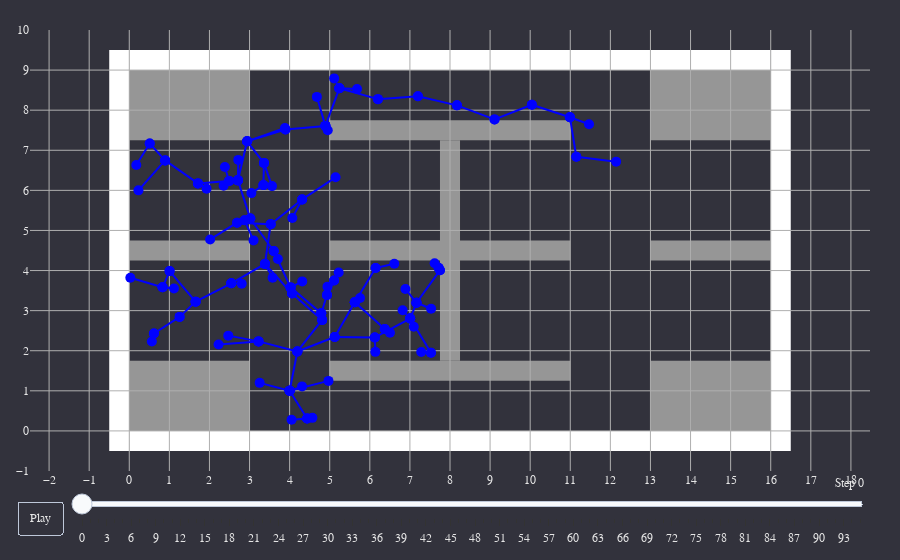

The notebook cell saved with this chart:
### Code cell
start_pos = np.array([4,1])
goal_pos = np.array([13,6])
path, rrt_tree = RRT(start_pos, goal_pos, env)
# path = smooth_path(path, env)
visualize_tree(env, rrt_tree)

### Figure 1 — Plotly figure (JSON) as saved in the notebook; plotly's stock layout.template omitted (floating-point values rounded to 4 significant figures)
{"data": [{"marker": {"color": "Blue", "size": 10}, "mode": "lines+markers", "showlegend": false, "type": "scatter", "x": [4], "y": [1]}, {"marker": {"color": "Blue", "size": 10}, "mode": "lines+markers", "showlegend": false, "type": "scatter", "x": [4.192, 4], "y": [1.981, 1]}, {"marker": {"color": "Blue", "size": 10}, "mode": "lines+markers", "showlegend": false, "type": "scatter", "x": [4.969, 4], "y": [1.248, 1]}, {"marker": {"color": "Blue", "size": 10}, "mode": "lines+markers", "showlegend": false, "type": "scatter", "x": [5.124, 4.192], "y": [2.343, 1.981]}, {"marker": {"color": "Blue", "size": 10}, "mode": "lines+markers", "showlegend": false, "type": "scatter", "x": [4.811, 4.192], "y": [2.767, 1.981]}, {"marker": {"color": "Blue", "size": 10}, "mode": "lines+markers", "showlegend": false, "type": "scatter", "x": [5.625, 5.124], "y": [3.208, 2.343]}, {"marker": {"color": "Blue", "size": 10}, "mode": "lines+markers", "showlegend": false, "type": "scatter", "x": [6.124, 5.124], "y": [2.332, 2.343]}, {"marker": {"color": "Blue", "size": 10}, "mode": "lines+markers", "showlegend": false, "type": "scatter", "x": [6.373, 5.625], "y": [2.544, 3.208]}, {"marker": {"color": "Blue", "size": 10}, "mode": "lines+markers", "showlegend": false, "type": "scatter", "x": [7.006, 6.124], "y": [2.803, 2.332]}, {"marker": {"color": "Blue", "size": 10}, "mode": "lines+markers", "showlegend": false, "type": "scatter", "x": [6.145, 5.625], "y": [4.062, 3.208]}, {"marker": {"color": "Blue", "size": 10}, "mode": "lines+markers", "showlegend": false, "type": "scatter", "x": [7.525, 7.006], "y": [1.948, 2.803]}, {"marker": {"color": "Blue", "size": 10}, "mode": "lines+markers", "showlegend": false, "type": "scatter", "x": [4.788, 4.811], "y": [2.936, 2.767]}, {"marker": {"color": "Blue", "size": 10}, "mode": "lines+markers", "showlegend": false, "type": "scatter", "x": [4.059, 4.811], "y": [3.426, 2.767]}, {"marker": {"color": "Blue", "size": 10}, "mode": "lines+markers", "showlegend": false, "type": "scatter", "x": [4.023, 4.788], "y": [3.58, 2.936]}, {"marker": {"color": "Blue", "size": 10}, "mode": "lines+markers", "showlegend": false, "type": "scatter", "x": [3.385, 4.059], "y": [4.165, 3.426]}, {"marker": {"color": "Blue", "size": 10}, "mode": "lines+markers", "showlegend": false, "type": "scatter", "x": [3.602, 4.023], "y": [4.487, 3.58]}, {"marker": {"color": "Blue", "size": 10}, "mode": "lines+markers", "showlegend": false, "type": "scatter", "x": [3.526, 3.385], "y": [5.155, 4.165]}, {"marker": {"color": "Blue", "size": 10}, "mode": "lines+markers", "showlegend": false, "type": "scatter", "x": [3.018, 3.602], "y": [5.299, 4.487]}, {"marker": {"color": "Blue", "size": 10}, "mode": "lines+markers", "showlegend": false, "type": "scatter", "x": [2.689, 3.526], "y": [5.193, 5.155]}, {"marker": {"color": "Blue", "size": 10}, "mode": "lines+markers", "showlegend": false, "type": "scatter", "x": [3.224, 4.192], "y": [2.233, 1.981]}, {"marker": {"color": "Blue", "size": 10}, "mode": "lines+markers", "showlegend": false, "type": "scatter", "x": [7.164, 7.006], "y": [3.196, 2.803]}, {"marker": {"color": "Blue", "size": 10}, "mode": "lines+markers", "showlegend": false, "type": "scatter", "x": [2.227, 3.224], "y": [2.157, 2.233]}, {"marker": {"color": "Blue", "size": 10}, "mode": "lines+markers", "showlegend": false, "type": "scatter", "x": [2.47, 3.224], "y": [2.376, 2.233]}, {"marker": {"color": "Blue", "size": 10}, "mode": "lines+markers", "showlegend": false, "type": "scatter", "x": [7.75, 7.164], "y": [4.006, 3.196]}, {"marker": {"color": "Blue", "size": 10}, "mode": "lines+markers", "showlegend": false, "type": "scatter", "x": [2.544, 3.385], "y": [3.681, 4.165]}, {"marker": {"color": "Blue", "size": 10}, "mode": "lines+markers", "showlegend": false, "type": "scatter", "x": [5.755, 5.625], "y": [3.314, 3.208]}, {"marker": {"color": "Blue", "size": 10}, "mode": "lines+markers", "showlegend": false, "type": "scatter", "x": [2.71, 3.018], "y": [6.25, 5.299]}, {"marker": {"color": "Blue", "size": 10}, "mode": "lines+markers", "showlegend": false, "type": "scatter", "x": [6.888, 7.164], "y": [3.542, 3.196]}, {"marker": {"color": "Blue", "size": 10}, "mode": "lines+markers", "showlegend": false, "type": "scatter", "x": [1.654, 2.544], "y": [3.224, 3.681]}, {"marker": {"color": "Blue", "size": 10}, "mode": "lines+markers", "showlegend": false, "type": "scatter", "x": [3.253, 4], "y": [1.198, 1]}, {"marker": {"color": "Blue", "size": 10}, "mode": "lines+markers", "showlegend": false, "type": "scatter", "x": [4.932, 4.788], "y": [3.391, 2.936]}, {"marker": {"color": "Blue", "size": 10}, "mode": "lines+markers", "showlegend": false, "type": "scatter", "x": [6.502, 6.373], "y": [2.448, 2.544]}, {"marker": {"color": "Blue", "size": 10}, "mode": "lines+markers", "showlegend": false, "type": "scatter", "x": [1.006, 1.654], "y": [3.986, 3.224]}, {"marker": {"color": "Blue", "size": 10}, "mode": "lines+markers", "showlegend": false, "type": "scatter", "x": [1.713, 2.71], "y": [6.174, 6.25]}, {"marker": {"color": "Blue", "size": 10}, "mode": "lines+markers", "showlegend": false, "type": "scatter", "x": [7.529, 7.164], "y": [3.046, 3.196]}, {"marker": {"color": "Blue", "size": 10}, "mode": "lines+markers", "showlegend": false, "type": "scatter", "x": [0.8307, 1.006], "y": [3.582, 3.986]}, {"marker": {"color": "Blue", "size": 10}, "mode": "lines+markers", "showlegend": false, "type": "scatter", "x": [0.8937, 1.713], "y": [6.747, 6.174]}, {"marker": {"color": "Blue", "size": 10}, "mode": "lines+markers", "showlegend": false, "type": "scatter", "x": [0.02586, 0.8307], "y": [3.818, 3.582]}, {"marker": {"color": "Blue", "size": 10}, "mode": "lines+markers", "showlegend": false, "type": "scatter", "x": [2.94, 2.71], "y": [7.223, 6.25]}, {"marker": {"color": "Blue", "size": 10}, "mode": "lines+markers", "showlegend": false, "type": "scatter", "x": [1.256, 1.654], "y": [2.844, 3.224]}, {"marker": {"color": "Blue", "size": 10}, "mode": "lines+markers", "showlegend": false, "type": "scatter", "x": [4.436, 4], "y": [0.3084, 1]}, {"marker": {"color": "Blue", "size": 10}, "mode": "lines+markers", "showlegend": false, "type": "scatter", "x": [7.715, 7.75], "y": [4.07, 4.006]}, {"marker": {"color": "Blue", "size": 10}, "mode": "lines+markers", "showlegend": false, "type": "scatter", "x": [6.818, 7.006], "y": [3.01, 2.803]}, {"marker": {"color": "Blue", "size": 10}, "mode": "lines+markers", "showlegend": false, "type": "scatter", "x": [2.878, 3.018], "y": [5.253, 5.299]}, {"marker": {"color": "Blue", "size": 10}, "mode": "lines+markers", "showlegend": false, "type": "scatter", "x": [2.804, 2.544], "y": [3.671, 3.681]}, {"marker": {"color": "Blue", "size": 10}, "mode": "lines+markers", "showlegend": false, "type": "scatter", "x": [7.096, 7.006], "y": [2.6, 2.803]}, {"marker": {"color": "Blue", "size": 10}, "mode": "lines+markers", "showlegend": false, "type": "scatter", "x": [3.896, 2.94], "y": [7.517, 7.223]}, {"marker": {"color": "Blue", "size": 10}, "mode": "lines+markers", "showlegend": false, "type": "scatter", "x": [3.883, 2.94], "y": [7.556, 7.223]}, {"marker": {"color": "Blue", "size": 10}, "mode": "lines+markers", "showlegend": false, "type": "scatter", "x": [3.36, 2.94], "y": [6.681, 7.223]}, {"marker": {"color": "Blue", "size": 10}, "mode": "lines+markers", "showlegend": false, "type": "scatter", "x": [4.312, 3.526], "y": [5.774, 5.155]}, {"marker": {"color": "Blue", "size": 10}, "mode": "lines+markers", "showlegend": false, "type": "scatter", "x": [4.31, 4], "y": [1.11, 1]}, {"marker": {"color": "Blue", "size": 10}, "mode": "lines+markers", "showlegend": false, "type": "scatter", "x": [5.109, 4.932], "y": [3.753, 3.391]}, {"marker": {"color": "Blue", "size": 10}, "mode": "lines+markers", "showlegend": false, "type": "scatter", "x": [4.944, 4.932], "y": [3.599, 3.391]}, {"marker": {"color": "Blue", "size": 10}, "mode": "lines+markers", "showlegend": false, "type": "scatter", "x": [4.892, 3.896], "y": [7.608, 7.517]}, {"marker": {"color": "Blue", "size": 10}, "mode": "lines+markers", "showlegend": false, "type": "scatter", "x": [6.138, 6.124], "y": [1.971, 2.332]}, {"marker": {"color": "Blue", "size": 10}, "mode": "lines+markers", "showlegend": false, "type": "scatter", "x": [2.49, 2.71], "y": [6.233, 6.25]}, {"marker": {"color": "Blue", "size": 10}, "mode": "lines+markers", "showlegend": false, "type": "scatter", "x": [2.719, 2.71], "y": [6.76, 6.25]}, {"marker": {"color": "Blue", "size": 10}, "mode": "lines+markers", "showlegend": false, "type": "scatter", "x": [4.679, 4.892], "y": [8.331, 7.608]}, {"marker": {"color": "Blue", "size": 10}, "mode": "lines+markers", "showlegend": false, "type": "scatter", "x": [5.24, 4.892], "y": [8.545, 7.608]}, {"marker": {"color": "Blue", "size": 10}, "mode": "lines+markers", "showlegend": false, "type": "scatter", "x": [3.344, 3.36], "y": [6.132, 6.681]}, {"marker": {"color": "Blue", "size": 10}, "mode": "lines+markers", "showlegend": false, "type": "scatter", "x": [3.561, 3.36], "y": [6.106, 6.681]}, {"marker": {"color": "Blue", "size": 10}, "mode": "lines+markers", "showlegend": false, "type": "scatter", "x": [0.6144, 1.256], "y": [2.43, 2.844]}, {"marker": {"color": "Blue", "size": 10}, "mode": "lines+markers", "showlegend": false, "type": "scatter", "x": [2.384, 2.49], "y": [6.584, 6.233]}, {"marker": {"color": "Blue", "size": 10}, "mode": "lines+markers", "showlegend": false, "type": "scatter", "x": [5.223, 5.109], "y": [3.953, 3.753]}, {"marker": {"color": "Blue", "size": 10}, "mode": "lines+markers", "showlegend": false, "type": "scatter", "x": [4.314, 4.023], "y": [3.729, 3.58]}, {"marker": {"color": "Blue", "size": 10}, "mode": "lines+markers", "showlegend": false, "type": "scatter", "x": [4.047, 4.436], "y": [0.2785, 0.3084]}, {"marker": {"color": "Blue", "size": 10}, "mode": "lines+markers", "showlegend": false, "type": "scatter", "x": [0.2287, 0.8937], "y": [6.0, 6.747]}, {"marker": {"color": "Blue", "size": 10}, "mode": "lines+markers", "showlegend": false, "type": "scatter", "x": [6.203, 5.24], "y": [8.275, 8.545]}, {"marker": {"color": "Blue", "size": 10}, "mode": "lines+markers", "showlegend": false, "type": "scatter", "x": [4.95, 4.892], "y": [7.498, 7.608]}, {"marker": {"color": "Blue", "size": 10}, "mode": "lines+markers", "showlegend": false, "type": "scatter", "x": [7.2, 6.203], "y": [8.347, 8.275]}, {"marker": {"color": "Blue", "size": 10}, "mode": "lines+markers", "showlegend": false, "type": "scatter", "x": [2.017, 2.689], "y": [4.775, 5.193]}, {"marker": {"color": "Blue", "size": 10}, "mode": "lines+markers", "showlegend": false, "type": "scatter", "x": [8.174, 7.2], "y": [8.12, 8.347]}, {"marker": {"color": "Blue", "size": 10}, "mode": "lines+markers", "showlegend": false, "type": "scatter", "x": [5.11, 5.24], "y": [8.792, 8.545]}, {"marker": {"color": "Blue", "size": 10}, "mode": "lines+markers", "showlegend": false, "type": "scatter", "x": [0.5101, 0.8937], "y": [7.168, 6.747]}, {"marker": {"color": "Blue", "size": 10}, "mode": "lines+markers", "showlegend": false, "type": "scatter", "x": [5.146, 4.312], "y": [6.325, 5.774]}, {"marker": {"color": "Blue", "size": 10}, "mode": "lines+markers", "showlegend": false, "type": "scatter", "x": [3.046, 3.344], "y": [5.932, 6.132]}, {"marker": {"color": "Blue", "size": 10}, "mode": "lines+markers", "showlegend": false, "type": "scatter", "x": [1.115, 0.8307], "y": [3.55, 3.582]}, {"marker": {"color": "Blue", "size": 10}, "mode": "lines+markers", "showlegend": false, "type": "scatter", "x": [4.567, 4.436], "y": [0.326, 0.3084]}, {"marker": {"color": "Blue", "size": 10}, "mode": "lines+markers", "showlegend": false, "type": "scatter", "x": [3.707, 3.602], "y": [4.288, 4.487]}, {"marker": {"color": "Blue", "size": 10}, "mode": "lines+markers", "showlegend": false, "type": "scatter", "x": [7.283, 7.525], "y": [1.968, 1.948]}, {"marker": {"color": "Blue", "size": 10}, "mode": "lines+markers", "showlegend": false, "type": "scatter", "x": [2.353, 2.49], "y": [6.114, 6.233]}, {"marker": {"color": "Blue", "size": 10}, "mode": "lines+markers", "showlegend": false, "type": "scatter", "x": [3.575, 3.385], "y": [3.821, 4.165]}, {"marker": {"color": "Blue", "size": 10}, "mode": "lines+markers", "showlegend": false, "type": "scatter", "x": [9.111, 8.174], "y": [7.77, 8.12]}, {"marker": {"color": "Blue", "size": 10}, "mode": "lines+markers", "showlegend": false, "type": "scatter", "x": [1.928, 1.713], "y": [6.043, 6.174]}, {"marker": {"color": "Blue", "size": 10}, "mode": "lines+markers", "showlegend": false, "type": "scatter", "x": [0.1758, 0.5101], "y": [6.631, 7.168]}, {"marker": {"color": "Blue", "size": 10}, "mode": "lines+markers", "showlegend": false, "type": "scatter", "x": [4.066, 4.312], "y": [5.309, 5.774]}, {"marker": {"color": "Blue", "size": 10}, "mode": "lines+markers", "showlegend": false, "type": "scatter", "x": [10.04, 9.111], "y": [8.135, 7.77]}, {"marker": {"color": "Blue", "size": 10}, "mode": "lines+markers", "showlegend": false, "type": "scatter", "x": [3.099, 2.878], "y": [4.752, 5.253]}, {"marker": {"color": "Blue", "size": 10}, "mode": "lines+markers", "showlegend": false, "type": "scatter", "x": [5.682, 5.24], "y": [8.529, 8.545]}, {"marker": {"color": "Blue", "size": 10}, "mode": "lines+markers", "showlegend": false, "type": "scatter", "x": [10.99, 10.04], "y": [7.824, 8.135]}, {"marker": {"color": "Blue", "size": 10}, "mode": "lines+markers", "showlegend": false, "type": "scatter", "x": [6.61, 6.145], "y": [4.171, 4.062]}, {"marker": {"color": "Blue", "size": 10}, "mode": "lines+markers", "showlegend": false, "type": "scatter", "x": [0.5631, 0.6144], "y": [2.231, 2.43]}, {"marker": {"color": "Blue", "size": 10}, "mode": "lines+markers", "showlegend": false, "type": "scatter", "x": [11.15, 10.99], "y": [6.837, 7.824]}, {"marker": {"color": "Blue", "size": 10}, "mode": "lines+markers", "showlegend": false, "type": "scatter", "x": [7.616, 7.715], "y": [4.183, 4.07]}, {"marker": {"color": "Blue", "size": 10}, "mode": "lines+markers", "showlegend": false, "type": "scatter", "x": [11.47, 10.99], "y": [7.65, 7.824]}, {"marker": {"color": "Blue", "size": 10}, "mode": "lines+markers", "showlegend": false, "type": "scatter", "x": [12.14, 11.15], "y": [6.716, 6.837]}], "layout": {"dragmode": "pan", "font": {"color": "rgba(230, 230, 230, 255)", "family": "Courier New, monospace"}, "hovermode": false, "margin": {"b": 30, "l": 30, "r": 30, "t": 30}, "paper_bgcolor": "rgba(50, 50, 60, 255)", "plot_bgcolor": "rgba(50, 50, 60, 255)", "shapes": [{"fillcolor": "rgba(255, 255, 255, 255)", "layer": "below", "line": {"width": 0}, "type": "rect", "x0": 0, "x1": 16, "y0": -0.5, "y1": 0}, {"fillcolor": "rgba(255, 255, 255, 255)", "layer": "below", "line": {"width": 0}, "type": "rect", "x0": 0, "x1": 16, "y0": 9, "y1": 9.5}, {"fillcolor": "rgba(255, 255, 255, 255)", "layer": "below", "line": {"width": 0}, "type": "rect", "x0": -0.5, "x1": 0, "y0": -0.5, "y1": 9.5}, {"fillcolor": "rgba(255, 255, 255, 255)", "layer": "below", "line": {"width": 0}, "type": "rect", "x0": 16, "x1": 16.5, "y0": -0.5, "y1": 9.5}, {"fillcolor": "rgba(150, 150, 150, 255)", "layer": "below", "line": {"width": 0}, "type": "rect", "x0": 0, "x1": 3, "y0": 4.25, "y1": 4.75}, {"fillcolor": "rgba(150, 150, 150, 255)", "layer": "below", "line": {"width": 0}, "type": "rect", "x0": 5, "x1": 11, "y0": 4.25, "y1": 4.75}, {"fillcolor": "rgba(150, 150, 150, 255)", "layer": "below", "line": {"width": 0}, "type": "rect", "x0": 13, "x1": 16, "y0": 4.25, "y1": 4.75}, {"fillcolor": "rgba(150, 150, 150, 255)", "layer": "below", "line": {"width": 0}, "type": "rect", "x0": 7.75, "x1": 8.25, "y0": 1.75, "y1": 7.25}, {"fillcolor": "rgba(150, 150, 150, 255)", "layer": "below", "line": {"width": 0}, "type": "rect", "x0": 0, "x1": 3, "y0": 0, "y1": 1.75}, {"fillcolor": "rgba(150, 150, 150, 255)", "layer": "below", "line": {"width": 0}, "type": "rect", "x0": 13, "x1": 16, "y0": 0, "y1": 1.75}, {"fillcolor": "rgba(150, 150, 150, 255)", "layer": "below", "line": {"width": 0}, "type": "rect", "x0": 0, "x1": 3, "y0": 7.25, "y1": 9}, {"fillcolor": "rgba(150, 150, 150, 255)", "layer": "below", "line": {"width": 0}, "type": "rect", "x0": 13, "x1": 16, "y0": 7.25, "y1": 9}, {"fillcolor": "rgba(150, 150, 150, 255)", "layer": "below", "line": {"width": 0}, "type": "rect", "x0": 5, "x1": 11, "y0": 7.25, "y1": 7.75}, {"fillcolor": "rgba(150, 150, 150, 255)", "layer": "below", "line": {"width": 0}, "type": "rect", "x0": 5, "x1": 11, "y0": 1.25, "y1": 1.75}], "sliders": [{"active": 0, "currentvalue": {"font": {"color": "rgb(230, 230, 230)", "family": "Courier New, monospace"}, "prefix": "Step ", "visible": true, "xanchor": "right"}, "font": {"color": "rgb(230, 230, 230)", "family": "Courier New, monospace"}, "len": 0.95, "pad": {"b": 10, "t": 0}, "steps": [{"args": [["0"], {"frame": {"duration": 0}, "mode": "immediate"}], "label": "0", "method": "animate"}, {"args": [["1"], {"frame": {"duration": 0}, "mode": "immediate"}], "label": "1", "method": "animate"}, {"args": [["2"], {"frame": {"duration": 0}, "mode": "immediate"}], "label": "2", "method": "animate"}, {"args": [["3"], {"frame": {"duration": 0}, "mode": "immediate"}], "label": "3", "method": "animate"}, {"args": [["4"], {"frame": {"duration": 0}, "mode": "immediate"}], "label": "4", "method": "animate"}, {"args": [["5"], {"frame": {"duration": 0}, "mode": "immediate"}], "label": "5", "method": "animate"}, {"args": [["6"], {"frame": {"duration": 0}, "mode": "immediate"}], "label": "6", "method": "animate"}, {"args": [["7"], {"frame": {"duration": 0}, "mode": "immediate"}], "label": "7", "method": "animate"}, {"args": [["8"], {"frame": {"duration": 0}, "mode": "immediate"}], "label": "8", "method": "animate"}, {"args": [["9"], {"frame": {"duration": 0}, "mode": "immediate"}], "label": "9", "method": "animate"}, {"args": [["10"], {"frame": {"duration": 0}, "mode": "immediate"}], "label": "10", "method": "animate"}, {"args": [["11"], {"frame": {"duration": 0}, "mode": "immediate"}], "label": "11", "method": "animate"}, {"args": [["12"], {"frame": {"duration": 0}, "mode": "immediate"}], "label": "12", "method": "animate"}, {"args": [["13"], {"frame": {"duration": 0}, "mode": "immediate"}], "label": "13", "method": "animate"}, {"args": [["14"], {"frame": {"duration": 0}, "mode": "immediate"}], "label": "14", "method": "animate"}, {"args": [["15"], {"frame": {"duration": 0}, "mode": "immediate"}], "label": "15", "method": "animate"}, {"args": [["16"], {"frame": {"duration": 0}, "mode": "immediate"}], "label": "16", "method": "animate"}, {"args": [["17"], {"frame": {"duration": 0}, "mode": "immediate"}], "label": "17", "method": "animate"}, {"args": [["18"], {"frame": {"duration": 0}, "mode": "immediate"}], "label": "18", "method": "animate"}, {"args": [["19"], {"frame": {"duration": 0}, "mode": "immediate"}], "label": "19", "method": "animate"}, {"args": [["20"], {"frame": {"duration": 0}, "mode": "immediate"}], "label": "20", "method": "animate"}, {"args": [["21"], {"frame": {"duration": 0}, "mode": "immediate"}], "label": "21", "method": "animate"}, {"args": [["22"], {"frame": {"duration": 0}, "mode": "immediate"}], "label": "22", "method": "animate"}, {"args": [["23"], {"frame": {"duration": 0}, "mode": "immediate"}], "label": "23", "method": "animate"}, {"args": [["24"], {"frame": {"duration": 0}, "mode": "immediate"}], "label": "24", "method": "animate"}, {"args": [["25"], {"frame": {"duration": 0}, "mode": "immediate"}], "label": "25", "method": "animate"}, {"args": [["26"], {"frame": {"duration": 0}, "mode": "immediate"}], "label": "26", "method": "animate"}, {"args": [["27"], {"frame": {"duration": 0}, "mode": "immediate"}], "label": "27", "method": "animate"}, {"args": [["28"], {"frame": {"duration": 0}, "mode": "immediate"}], "label": "28", "method": "animate"}, {"args": [["29"], {"frame": {"duration": 0}, "mode": "immediate"}], "label": "29", "method": "animate"}, {"args": [["30"], {"frame": {"duration": 0}, "mode": "immediate"}], "label": "30", "method": "animate"}, {"args": [["31"], {"frame": {"duration": 0}, "mode": "immediate"}], "label": "31", "method": "animate"}, {"args": [["32"], {"frame": {"duration": 0}, "mode": "immediate"}], "label": "32", "method": "animate"}, {"args": [["33"], {"frame": {"duration": 0}, "mode": "immediate"}], "label": "33", "method": "animate"}, {"args": [["34"], {"frame": {"duration": 0}, "mode": "immediate"}], "label": "34", "method": "animate"}, {"args": [["35"], {"frame": {"duration": 0}, "mode": "immediate"}], "label": "35", "method": "animate"}, {"args": [["36"], {"frame": {"duration": 0}, "mode": "immediate"}], "label": "36", "method": "animate"}, {"args": [["37"], {"frame": {"duration": 0}, "mode": "immediate"}], "label": "37", "method": "animate"}, {"args": [["38"], {"frame": {"duration": 0}, "mode": "immediate"}], "label": "38", "method": "animate"}, {"args": [["39"], {"frame": {"duration": 0}, "mode": "immediate"}], "label": "39", "method": "animate"}, {"args": [["40"], {"frame": {"duration": 0}, "mode": "immediate"}], "label": "40", "method": "animate"}, {"args": [["41"], {"frame": {"duration": 0}, "mode": "immediate"}], "label": "41", "method": "animate"}, {"args": [["42"], {"frame": {"duration": 0}, "mode": "immediate"}], "label": "42", "method": "animate"}, {"args": [["43"], {"frame": {"duration": 0}, "mode": "immediate"}], "label": "43", "method": "animate"}, {"args": [["44"], {"frame": {"duration": 0}, "mode": "immediate"}], "label": "44", "method": "animate"}, {"args": [["45"], {"frame": {"duration": 0}, "mode": "immediate"}], "label": "45", "method": "animate"}, {"args": [["46"], {"frame": {"duration": 0}, "mode": "immediate"}], "label": "46", "method": "animate"}, {"args": [["47"], {"frame": {"duration": 0}, "mode": "immediate"}], "label": "47", "method": "animate"}, {"args": [["48"], {"frame": {"duration": 0}, "mode": "immediate"}], "label": "48", "method": "animate"}, {"args": [["49"], {"frame": {"duration": 0}, "mode": "immediate"}], "label": "49", "method": "animate"}, {"args": [["50"], {"frame": {"duration": 0}, "mode": "immediate"}], "label": "50", "method": "animate"}, {"args": [["51"], {"frame": {"duration": 0}, "mode": "immediate"}], "label": "51", "method": "animate"}, {"args": [["52"], {"frame": {"duration": 0}, "mode": "immediate"}], "label": "52", "method": "animate"}, {"args": [["53"], {"frame": {"duration": 0}, "mode": "immediate"}], "label": "53", "method": "animate"}, {"args": [["54"], {"frame": {"duration": 0}, "mode": "immediate"}], "label": "54", "method": "animate"}, {"args": [["55"], {"frame": {"duration": 0}, "mode": "immediate"}], "label": "55", "method": "animate"}, {"args": [["56"], {"frame": {"duration": 0}, "mode": "immediate"}], "label": "56", "method": "animate"}, {"args": [["57"], {"frame": {"duration": 0}, "mode": "immediate"}], "label": "57", "method": "animate"}, {"args": [["58"], {"frame": {"duration": 0}, "mode": "immediate"}], "label": "58", "method": "animate"}, {"args": [["59"], {"frame": {"duration": 0}, "mode": "immediate"}], "label": "59", "method": "animate"}, {"args": [["60"], {"frame": {"duration": 0}, "mode": "immediate"}], "label": "60", "method": "animate"}, {"args": [["61"], {"frame": {"duration": 0}, "mode": "immediate"}], "label": "61", "method": "animate"}, {"args": [["62"], {"frame": {"duration": 0}, "mode": "immediate"}], "label": "62", "method": "animate"}, {"args": [["63"], {"frame": {"duration": 0}, "mode": "immediate"}], "label": "63", "method": "animate"}, {"args": [["64"], {"frame": {"duration": 0}, "mode": "immediate"}], "label": "64", "method": "animate"}, {"args": [["65"], {"frame": {"duration": 0}, "mode": "immediate"}], "label": "65", "method": "animate"}, {"args": [["66"], {"frame": {"duration": 0}, "mode": "immediate"}], "label": "66", "method": "animate"}, {"args": [["67"], {"frame": {"duration": 0}, "mode": "immediate"}], "label": "67", "method": "animate"}, {"args": [["68"], {"frame": {"duration": 0}, "mode": "immediate"}], "label": "68", "method": "animate"}, {"args": [["69"], {"frame": {"duration": 0}, "mode": "immediate"}], "label": "69", "method": "animate"}, {"args": [["70"], {"frame": {"duration": 0}, "mode": "immediate"}], "label": "70", "method": "animate"}, {"args": [["71"], {"frame": {"duration": 0}, "mode": "immediate"}], "label": "71", "method": "animate"}, {"args": [["72"], {"frame": {"duration": 0}, "mode": "immediate"}], "label": "72", "method": "animate"}, {"args": [["73"], {"frame": {"duration": 0}, "mode": "immediate"}], "label": "73", "method": "animate"}, {"args": [["74"], {"frame": {"duration": 0}, "mode": "immediate"}], "label": "74", "method": "animate"}, {"args": [["75"], {"frame": {"duration": 0}, "mode": "immediate"}], "label": "75", "method": "animate"}, {"args": [["76"], {"frame": {"duration": 0}, "mode": "immediate"}], "label": "76", "method": "animate"}, {"args": [["77"], {"frame": {"duration": 0}, "mode": "immediate"}], "label": "77", "method": "animate"}, {"args": [["78"], {"frame": {"duration": 0}, "mode": "immediate"}], "label": "78", "method": "animate"}, {"args": [["79"], {"frame": {"duration": 0}, "mode": "immediate"}], "label": "79", "method": "animate"}, {"args": [["80"], {"frame": {"duration": 0}, "mode": "immediate"}], "label": "80", "method": "animate"}, {"args": [["81"], {"frame": {"duration": 0}, "mode": "immediate"}], "label": "81", "method": "animate"}, {"args": [["82"], {"frame": {"duration": 0}, "mode": "immediate"}], "label": "82", "method": "animate"}, {"args": [["83"], {"frame": {"duration": 0}, "mode": "immediate"}], "label": "83", "method": "animate"}, {"args": [["84"], {"frame": {"duration": 0}, "mode": "immediate"}], "label": "84", "method": "animate"}, {"args": [["85"], {"frame": {"duration": 0}, "mode": "immediate"}], "label": "85", "method": "animate"}, {"args": [["86"], {"frame": {"duration": 0}, "mode": "immediate"}], "label": "86", "method": "animate"}, {"args": [["87"], {"frame": {"duration": 0}, "mode": "immediate"}], "label": "87", "method": "animate"}, {"args": [["88"], {"frame": {"duration": 0}, "mode": "immediate"}], "label": "88", "method": "animate"}, {"args": [["89"], {"frame": {"duration": 0}, "mode": "immediate"}], "label": "89", "method": "animate"}, {"args": [["90"], {"frame": {"duration": 0}, "mode": "immediate"}], "label": "90", "method": "animate"}, {"args": [["91"], {"frame": {"duration": 0}, "mode": "immediate"}], "label": "91", "method": "animate"}, {"args": [["92"], {"frame": {"duration": 0}, "mode": "immediate"}], "label": "92", "method": "animate"}, {"args": [["93"], {"frame": {"duration": 0}, "mode": "immediate"}], "label": "93", "method": "animate"}, {"args": [["94"], {"frame": {"duration": 0}, "mode": "immediate"}], "label": "94", "method": "animate"}, {"args": [["95"], {"frame": {"duration": 0}, "mode": "immediate"}], "label": "95", "method": "animate"}], "x": 0.05, "xanchor": "left", "y": 0, "yanchor": "top"}], "updatemenus": [{"buttons": [{"args": [null, {"frame": {"duration": 0}, "fromcurrent": true}], "label": "Play", "method": "animate"}], "direction": "left", "font": {"color": "rgb(230, 230, 230)", "family": "Courier New, monospace"}, "pad": {"r": 10, "t": 30}, "showactive": false, "type": "buttons", "x": 0.05, "xanchor": "right", "y": 0, "yanchor": "top"}], "xaxis": {"dtick": 1, "gridcolor": "rgba(175, 175, 175, 255)", "range": [-1, 17], "showgrid": true, "showticklabels": true, "zeroline": false}, "yaxis": {"dtick": 1, "gridcolor": "rgba(175, 175, 175, 255)", "range": [-1, 10], "scaleanchor": "x", "scaleratio": 1, "showgrid": true, "showticklabels": true, "zeroline": false}}}
